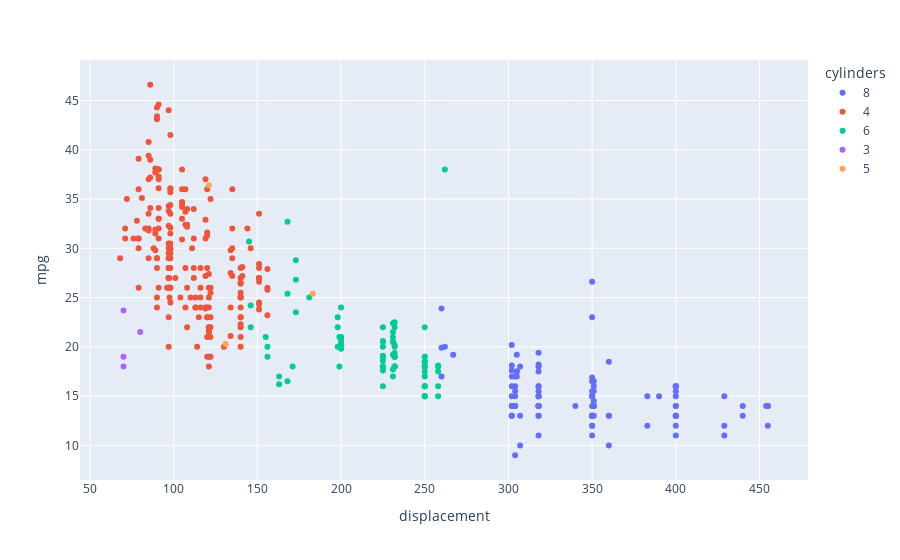
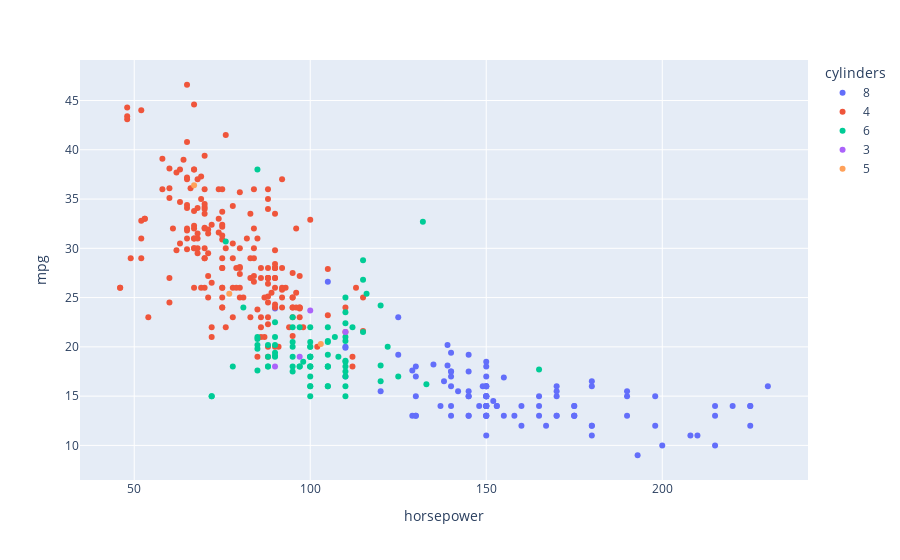
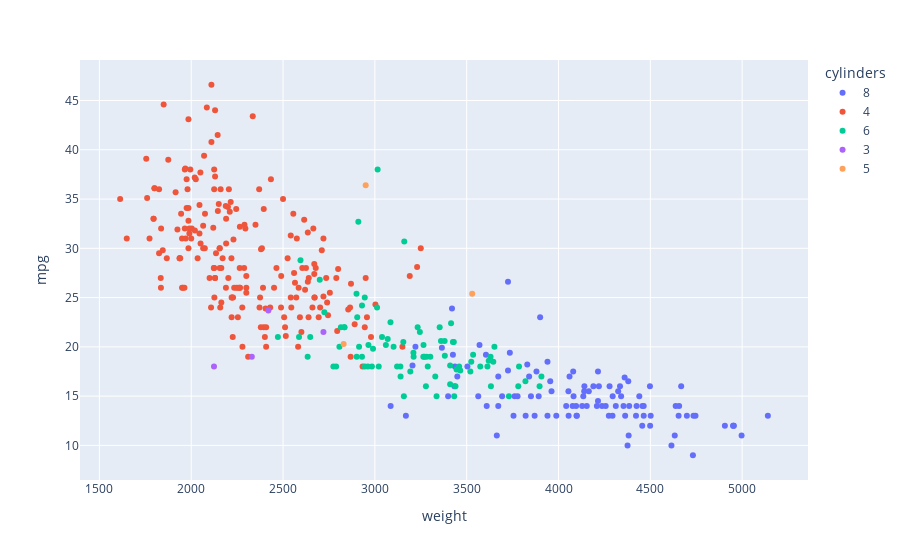
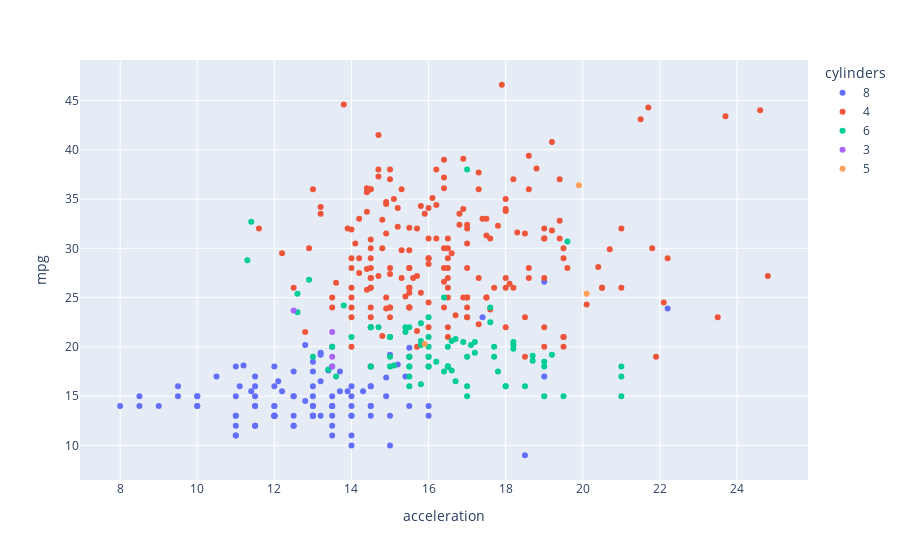

Notebook code cell kept with these figures, in order:
### Code cell
PREDICTORS = ['displacement', 'horsepower', 'weight','acceleration']

for predictor in PREDICTORS:
    fig = px.scatter(df, x=predictor, y='mpg', color='cylinders')
    fig.show()

### Figure 1 — Plotly figure (JSON) as saved in the notebook; plotly's stock layout.template omitted (floating-point values rounded to 4 significant figures; data arrays with more than 128 entries replaced by an {"elided": "..."} marker saying what was removed)
{"data": [{"hovertemplate": "cylinders=8<br>displacement=%{x}<br>mpg=%{y}<extra></extra>", "legendgroup": "8", "marker": {"color": "#636efa", "symbol": "circle"}, "mode": "markers", "name": "8", "orientation": "v", "showlegend": true, "type": "scatter", "x": [307, 350, 318, 304, 302, 429, 454, 440, 455, 390, 383, 340, 400, 455, 360, 307, 318, 304, 350, 400, 351, 318, 383, 400, 400, 350, 400, 318, 351, 304, 429, 350, 350, 400, 304, 307, 302, 318, 350, 304, 350, 302, 318, 429, 400, 351, 318, 440, 455, 360, 400, 400, 360, 350, 350, 400, 318, 350, 302, 350, 318, 302, 304, 400, 350, 318, 351, 262, 302, 305, 318, 304, 351, 318, 350, 350, 302, 318, 305, 260, 318, 302, 400, 350, 400, 351, 260, 318, 302, 305, 302, 318, 305, 302, 351, 318, 350, 351, 267, 360, 350, 260, 350], "xaxis": "x", "y": [18, 15, 18, 16, 17, 15, 14, 14, 14, 15, 15, 14, 15, 14, 10, 10, 11, 9, 14, 14, 14, 14, 12, 13, 13, 13, 14, 15, 14, 17, 11, 13, 12, 13, 15, 13, 13, 14, 13, 14, 13, 14, 15, 12, 13, 13, 14, 13, 12, 13, 11, 12, 13, 12, 15, 16, 15, 11, 16, 13, 14, 14, 14, 16, 15, 16, 14, 20, 13, 17.5, 16, 15.5, 14.5, 13, 16.5, 13, 13, 13, 17.5, 17, 15.5, 15, 16, 15.5, 15.5, 16, 19.9, 19.4, 20.2, 19.2, 18.1, 17.5, 17, 17.6, 16.5, 18.2, 16.9, 15.5, 19.2, 18.5, 23, 23.9, 26.6], "yaxis": "y"}, {"hovertemplate": "cylinders=4<br>displacement=%{x}<br>mpg=%{y}<extra></extra>", "legendgroup": "4", "marker": {"color": "#EF553B", "symbol": "circle"}, "mode": "markers", "name": "4", "orientation": "v", "showlegend": true, "type": "scatter", "x": {"elided": "199 float values"}, "xaxis": "x", "y": {"elided": "199 float values"}, "yaxis": "y"}, {"hovertemplate": "cylinders=6<br>displacement=%{x}<br>mpg=%{y}<extra></extra>", "legendgroup": "6", "marker": {"color": "#00cc96", "symbol": "circle"}, "mode": "markers", "name": "6", "orientation": "v", "showlegend": true, "type": "scatter", "x": [198, 199, 200, 199, 232, 225, 250, 250, 232, 258, 250, 250, 225, 250, 232, 250, 198, 232, 155, 156, 198, 232, 250, 250, 258, 225, 225, 250, 250, 250, 231, 250, 258, 225, 231, 232, 171, 232, 225, 250, 200, 232, 225, 250, 250, 258, 156, 168, 250, 231, 225, 250, 146, 231, 200, 200, 225, 232, 231, 200, 225, 258, 231, 163, 163, 231, 200, 232, 225, 173, 173, 225, 168, 173, 145, 168, 146, 231, 200, 225, 181, 262, 232], "xaxis": "x", "y": [22, 18, 21, 21, 19, 16, 17, 19, 18, 18, 19, 18, 18, 16, 18, 18, 23, 18, 21, 20, 20, 19, 15, 16, 16, 18, 19, 18, 15, 15, 17, 16, 15, 18, 21, 20, 18, 19, 22, 22, 24, 22.5, 20, 18, 18.5, 17.5, 19, 16.5, 17.5, 20.5, 19, 18.5, 22, 19.2, 20.5, 20.2, 20.5, 19.4, 20.6, 20.8, 18.6, 18.1, 17.7, 17, 16.2, 21.5, 19.8, 20.2, 20.6, 28.8, 26.8, 19.1, 32.7, 23.5, 30.7, 25.4, 24.2, 22.4, 20.2, 17.6, 25, 38, 22], "yaxis": "y"}, {"hovertemplate": "cylinders=3<br>displacement=%{x}<br>mpg=%{y}<extra></extra>", "legendgroup": "3", "marker": {"color": "#ab63fa", "symbol": "circle"}, "mode": "markers", "name": "3", "orientation": "v", "showlegend": true, "type": "scatter", "x": [70, 70, 80, 70], "xaxis": "x", "y": [19, 18, 21.5, 23.7], "yaxis": "y"}, {"hovertemplate": "cylinders=5<br>displacement=%{x}<br>mpg=%{y}<extra></extra>", "legendgroup": "5", "marker": {"color": "#FFA15A", "symbol": "circle"}, "mode": "markers", "name": "5", "orientation": "v", "showlegend": true, "type": "scatter", "x": [131, 183, 121], "xaxis": "x", "y": [20.3, 25.4, 36.4], "yaxis": "y"}], "layout": {"legend": {"title": {"text": "cylinders"}, "tracegroupgap": 0}, "margin": {"t": 60}, "xaxis": {"anchor": "y", "domain": [0, 1], "title": {"text": "displacement"}}, "yaxis": {"anchor": "x", "domain": [0, 1], "title": {"text": "mpg"}}}}

### Figure 2 — Plotly figure (JSON) as saved in the notebook; plotly's stock layout.template omitted (floating-point values rounded to 4 significant figures; data arrays with more than 128 entries replaced by an {"elided": "..."} marker saying what was removed)
{"data": [{"hovertemplate": "cylinders=8<br>horsepower=%{x}<br>mpg=%{y}<extra></extra>", "legendgroup": "8", "marker": {"color": "#636efa", "symbol": "circle"}, "mode": "markers", "name": "8", "orientation": "v", "showlegend": true, "type": "scatter", "x": [130, 165, 150, 150, 140, 198, 220, 215, 225, 190, 170, 160, 150, 225, 215, 200, 210, 193, 165, 175, 153, 150, 180, 170, 175, 165, 175, 150, 153, 150, 208, 155, 160, 190, 150, 130, 140, 150, 175, 150, 145, 137, 150, 198, 150, 158, 150, 215, 225, 175, 150, 167, 170, 180, 145, 230, 150, 180, 140, 150, 150, 140, 150, 170, 145, 150, 148, 110, 129, 140, 150, 120, 152, 150, 180, 145, 130, 150, 145, 110, 145, 130, 180, 170, 190, 149, 110, 140, 139, 145, 139, 140, 130, 129, 138, 135, 155, 142, 125, 150, 125, 90, 105], "xaxis": "x", "y": [18, 15, 18, 16, 17, 15, 14, 14, 14, 15, 15, 14, 15, 14, 10, 10, 11, 9, 14, 14, 14, 14, 12, 13, 13, 13, 14, 15, 14, 17, 11, 13, 12, 13, 15, 13, 13, 14, 13, 14, 13, 14, 15, 12, 13, 13, 14, 13, 12, 13, 11, 12, 13, 12, 15, 16, 15, 11, 16, 13, 14, 14, 14, 16, 15, 16, 14, 20, 13, 17.5, 16, 15.5, 14.5, 13, 16.5, 13, 13, 13, 17.5, 17, 15.5, 15, 16, 15.5, 15.5, 16, 19.9, 19.4, 20.2, 19.2, 18.1, 17.5, 17, 17.6, 16.5, 18.2, 16.9, 15.5, 19.2, 18.5, 23, 23.9, 26.6], "yaxis": "y"}, {"hovertemplate": "cylinders=4<br>horsepower=%{x}<br>mpg=%{y}<extra></extra>", "legendgroup": "4", "marker": {"color": "#EF553B", "symbol": "circle"}, "mode": "markers", "name": "4", "orientation": "v", "showlegend": true, "type": "scatter", "x": {"elided": "199 int values"}, "xaxis": "x", "y": {"elided": "199 float values"}, "yaxis": "y"}, {"hovertemplate": "cylinders=6<br>horsepower=%{x}<br>mpg=%{y}<extra></extra>", "legendgroup": "6", "marker": {"color": "#00cc96", "symbol": "circle"}, "mode": "markers", "name": "6", "orientation": "v", "showlegend": true, "type": "scatter", "x": [95, 97, 85, 90, 100, 105, 100, 88, 100, 110, 100, 88, 105, 100, 100, 88, 95, 100, 107, 122, 95, 100, 100, 100, 110, 105, 95, 105, 72, 72, 110, 105, 110, 95, 110, 100, 97, 90, 100, 105, 81, 90, 100, 78, 110, 95, 108, 120, 110, 105, 100, 98, 97, 105, 95, 85, 100, 90, 105, 85, 110, 120, 165, 125, 133, 115, 85, 90, 110, 115, 115, 90, 132, 110, 76, 116, 120, 110, 88, 85, 110, 85, 112], "xaxis": "x", "y": [22, 18, 21, 21, 19, 16, 17, 19, 18, 18, 19, 18, 18, 16, 18, 18, 23, 18, 21, 20, 20, 19, 15, 16, 16, 18, 19, 18, 15, 15, 17, 16, 15, 18, 21, 20, 18, 19, 22, 22, 24, 22.5, 20, 18, 18.5, 17.5, 19, 16.5, 17.5, 20.5, 19, 18.5, 22, 19.2, 20.5, 20.2, 20.5, 19.4, 20.6, 20.8, 18.6, 18.1, 17.7, 17, 16.2, 21.5, 19.8, 20.2, 20.6, 28.8, 26.8, 19.1, 32.7, 23.5, 30.7, 25.4, 24.2, 22.4, 20.2, 17.6, 25, 38, 22], "yaxis": "y"}, {"hovertemplate": "cylinders=3<br>horsepower=%{x}<br>mpg=%{y}<extra></extra>", "legendgroup": "3", "marker": {"color": "#ab63fa", "symbol": "circle"}, "mode": "markers", "name": "3", "orientation": "v", "showlegend": true, "type": "scatter", "x": [97, 90, 110, 100], "xaxis": "x", "y": [19, 18, 21.5, 23.7], "yaxis": "y"}, {"hovertemplate": "cylinders=5<br>horsepower=%{x}<br>mpg=%{y}<extra></extra>", "legendgroup": "5", "marker": {"color": "#FFA15A", "symbol": "circle"}, "mode": "markers", "name": "5", "orientation": "v", "showlegend": true, "type": "scatter", "x": [103, 77, 67], "xaxis": "x", "y": [20.3, 25.4, 36.4], "yaxis": "y"}], "layout": {"legend": {"title": {"text": "cylinders"}, "tracegroupgap": 0}, "margin": {"t": 60}, "xaxis": {"anchor": "y", "domain": [0, 1], "title": {"text": "horsepower"}}, "yaxis": {"anchor": "x", "domain": [0, 1], "title": {"text": "mpg"}}}}

### Figure 3 — Plotly figure (JSON) as saved in the notebook; plotly's stock layout.template omitted (floating-point values rounded to 4 significant figures; data arrays with more than 128 entries replaced by an {"elided": "..."} marker saying what was removed)
{"data": [{"hovertemplate": "cylinders=8<br>weight=%{x}<br>mpg=%{y}<extra></extra>", "legendgroup": "8", "marker": {"color": "#636efa", "symbol": "circle"}, "mode": "markers", "name": "8", "orientation": "v", "showlegend": true, "type": "scatter", "x": [3504, 3693, 3436, 3433, 3449, 4341, 4354, 4312, 4425, 3850, 3563, 3609, 3761, 3086, 4615, 4376, 4382, 4732, 4209, 4464, 4154, 4096, 4955, 4746, 5140, 4274, 4385, 4135, 4129, 3672, 4633, 4502, 4456, 4422, 3892, 4098, 4294, 4077, 4100, 3672, 3988, 4042, 3777, 4952, 4464, 4363, 4237, 4735, 4951, 3821, 4997, 4906, 4654, 4499, 4082, 4278, 3399, 3664, 4141, 4699, 4457, 4638, 4257, 4668, 4440, 4498, 4657, 3221, 3169, 4215, 4190, 3962, 4215, 3940, 4380, 4055, 3870, 3755, 3880, 4060, 4140, 4295, 4220, 4165, 4325, 4335, 3365, 3735, 3570, 3425, 3205, 4080, 3840, 3725, 3955, 3830, 4360, 4054, 3605, 3940, 3900, 3420, 3725], "xaxis": "x", "y": [18, 15, 18, 16, 17, 15, 14, 14, 14, 15, 15, 14, 15, 14, 10, 10, 11, 9, 14, 14, 14, 14, 12, 13, 13, 13, 14, 15, 14, 17, 11, 13, 12, 13, 15, 13, 13, 14, 13, 14, 13, 14, 15, 12, 13, 13, 14, 13, 12, 13, 11, 12, 13, 12, 15, 16, 15, 11, 16, 13, 14, 14, 14, 16, 15, 16, 14, 20, 13, 17.5, 16, 15.5, 14.5, 13, 16.5, 13, 13, 13, 17.5, 17, 15.5, 15, 16, 15.5, 15.5, 16, 19.9, 19.4, 20.2, 19.2, 18.1, 17.5, 17, 17.6, 16.5, 18.2, 16.9, 15.5, 19.2, 18.5, 23, 23.9, 26.6], "yaxis": "y"}, {"hovertemplate": "cylinders=4<br>weight=%{x}<br>mpg=%{y}<extra></extra>", "legendgroup": "4", "marker": {"color": "#EF553B", "symbol": "circle"}, "mode": "markers", "name": "4", "orientation": "v", "showlegend": true, "type": "scatter", "x": {"elided": "199 int values"}, "xaxis": "x", "y": {"elided": "199 float values"}, "yaxis": "y"}, {"hovertemplate": "cylinders=6<br>weight=%{x}<br>mpg=%{y}<extra></extra>", "legendgroup": "6", "marker": {"color": "#00cc96", "symbol": "circle"}, "mode": "markers", "name": "6", "orientation": "v", "showlegend": true, "type": "scatter", "x": [2833, 2774, 2587, 2648, 2634, 3439, 3329, 3302, 3288, 2962, 3282, 3139, 3121, 3278, 2945, 3021, 2904, 2789, 2472, 2807, 3102, 2901, 3336, 3781, 3632, 3613, 3264, 3459, 3432, 3158, 3907, 3897, 3730, 3785, 3039, 2914, 2984, 3211, 3233, 3353, 3012, 3085, 3651, 3574, 3645, 3193, 2930, 3820, 3520, 3425, 3630, 3525, 2815, 3535, 3155, 2965, 3430, 3210, 3380, 3070, 3620, 3410, 3445, 3140, 3410, 3245, 2990, 3265, 3360, 2595, 2700, 3381, 2910, 2725, 3160, 2900, 2930, 3415, 3060, 3465, 2945, 3015, 2835], "xaxis": "x", "y": [22, 18, 21, 21, 19, 16, 17, 19, 18, 18, 19, 18, 18, 16, 18, 18, 23, 18, 21, 20, 20, 19, 15, 16, 16, 18, 19, 18, 15, 15, 17, 16, 15, 18, 21, 20, 18, 19, 22, 22, 24, 22.5, 20, 18, 18.5, 17.5, 19, 16.5, 17.5, 20.5, 19, 18.5, 22, 19.2, 20.5, 20.2, 20.5, 19.4, 20.6, 20.8, 18.6, 18.1, 17.7, 17, 16.2, 21.5, 19.8, 20.2, 20.6, 28.8, 26.8, 19.1, 32.7, 23.5, 30.7, 25.4, 24.2, 22.4, 20.2, 17.6, 25, 38, 22], "yaxis": "y"}, {"hovertemplate": "cylinders=3<br>weight=%{x}<br>mpg=%{y}<extra></extra>", "legendgroup": "3", "marker": {"color": "#ab63fa", "symbol": "circle"}, "mode": "markers", "name": "3", "orientation": "v", "showlegend": true, "type": "scatter", "x": [2330, 2124, 2720, 2420], "xaxis": "x", "y": [19, 18, 21.5, 23.7], "yaxis": "y"}, {"hovertemplate": "cylinders=5<br>weight=%{x}<br>mpg=%{y}<extra></extra>", "legendgroup": "5", "marker": {"color": "#FFA15A", "symbol": "circle"}, "mode": "markers", "name": "5", "orientation": "v", "showlegend": true, "type": "scatter", "x": [2830, 3530, 2950], "xaxis": "x", "y": [20.3, 25.4, 36.4], "yaxis": "y"}], "layout": {"legend": {"title": {"text": "cylinders"}, "tracegroupgap": 0}, "margin": {"t": 60}, "xaxis": {"anchor": "y", "domain": [0, 1], "title": {"text": "weight"}}, "yaxis": {"anchor": "x", "domain": [0, 1], "title": {"text": "mpg"}}}}

### Figure 4 — Plotly figure (JSON) as saved in the notebook; plotly's stock layout.template omitted (floating-point values rounded to 4 significant figures; data arrays with more than 128 entries replaced by an {"elided": "..."} marker saying what was removed)
{"data": [{"hovertemplate": "cylinders=8<br>acceleration=%{x}<br>mpg=%{y}<extra></extra>", "legendgroup": "8", "marker": {"color": "#636efa", "symbol": "circle"}, "mode": "markers", "name": "8", "orientation": "v", "showlegend": true, "type": "scatter", "x": [12, 11.5, 11, 12, 10.5, 10, 9, 8.5, 10, 8.5, 10, 8, 9.5, 10, 14, 15, 13.5, 18.5, 12, 11.5, 13.5, 13, 11.5, 12, 12, 12, 12, 13.5, 13, 11.5, 11, 13.5, 13.5, 12.5, 12.5, 14, 16, 14, 13, 11.5, 13, 14.5, 12.5, 11.5, 12, 13, 14.5, 11, 11, 11, 14, 12.5, 13, 12.5, 13, 9.5, 11, 11, 14, 14.5, 13.5, 16, 15.5, 11.5, 14, 14.5, 13.5, 13.5, 12, 13, 13, 13.9, 12.8, 13.2, 12.1, 12, 15, 14, 12.5, 19, 13.7, 14.9, 11.1, 11.4, 12.2, 14.5, 15.5, 13.2, 12.8, 13.2, 11.2, 13.7, 15.4, 13.4, 13.2, 15.2, 14.9, 14.3, 15, 13, 17.4, 22.2, 19], "xaxis": "x", "y": [18, 15, 18, 16, 17, 15, 14, 14, 14, 15, 15, 14, 15, 14, 10, 10, 11, 9, 14, 14, 14, 14, 12, 13, 13, 13, 14, 15, 14, 17, 11, 13, 12, 13, 15, 13, 13, 14, 13, 14, 13, 14, 15, 12, 13, 13, 14, 13, 12, 13, 11, 12, 13, 12, 15, 16, 15, 11, 16, 13, 14, 14, 14, 16, 15, 16, 14, 20, 13, 17.5, 16, 15.5, 14.5, 13, 16.5, 13, 13, 13, 17.5, 17, 15.5, 15, 16, 15.5, 15.5, 16, 19.9, 19.4, 20.2, 19.2, 18.1, 17.5, 17, 17.6, 16.5, 18.2, 16.9, 15.5, 19.2, 18.5, 23, 23.9, 26.6], "yaxis": "y"}, {"hovertemplate": "cylinders=4<br>acceleration=%{x}<br>mpg=%{y}<extra></extra>", "legendgroup": "4", "marker": {"color": "#EF553B", "symbol": "circle"}, "mode": "markers", "name": "4", "orientation": "v", "showlegend": true, "type": "scatter", "x": {"elided": "199 float values"}, "xaxis": "x", "y": {"elided": "199 float values"}, "yaxis": "y"}, {"hovertemplate": "cylinders=6<br>acceleration=%{x}<br>mpg=%{y}<extra></extra>", "legendgroup": "6", "marker": {"color": "#00cc96", "symbol": "circle"}, "mode": "markers", "name": "6", "orientation": "v", "showlegend": true, "type": "scatter", "x": [15.5, 15.5, 16, 15, 13, 15.5, 15.5, 15.5, 15.5, 13.5, 15, 14.5, 16.5, 18, 16, 16.5, 16, 15, 14, 13.5, 16.5, 16, 17, 17, 18, 16.5, 16, 16, 21, 19.5, 21, 18.5, 19, 19, 15, 16, 14.5, 17, 15.4, 14.5, 17.6, 17.6, 17.7, 21, 16.2, 17.8, 15.5, 16.7, 16.4, 16.9, 17.7, 19, 14.5, 19.2, 18.2, 15.8, 17.2, 17.2, 15.8, 16.7, 18.7, 15.1, 13.4, 13.6, 15.8, 15.4, 18.2, 18.2, 16.6, 11.3, 12.9, 18.7, 11.4, 12.6, 19.6, 12.6, 13.8, 15.8, 17.1, 16.6, 16.4, 17, 14.7], "xaxis": "x", "y": [22, 18, 21, 21, 19, 16, 17, 19, 18, 18, 19, 18, 18, 16, 18, 18, 23, 18, 21, 20, 20, 19, 15, 16, 16, 18, 19, 18, 15, 15, 17, 16, 15, 18, 21, 20, 18, 19, 22, 22, 24, 22.5, 20, 18, 18.5, 17.5, 19, 16.5, 17.5, 20.5, 19, 18.5, 22, 19.2, 20.5, 20.2, 20.5, 19.4, 20.6, 20.8, 18.6, 18.1, 17.7, 17, 16.2, 21.5, 19.8, 20.2, 20.6, 28.8, 26.8, 19.1, 32.7, 23.5, 30.7, 25.4, 24.2, 22.4, 20.2, 17.6, 25, 38, 22], "yaxis": "y"}, {"hovertemplate": "cylinders=3<br>acceleration=%{x}<br>mpg=%{y}<extra></extra>", "legendgroup": "3", "marker": {"color": "#ab63fa", "symbol": "circle"}, "mode": "markers", "name": "3", "orientation": "v", "showlegend": true, "type": "scatter", "x": [13.5, 13.5, 13.5, 12.5], "xaxis": "x", "y": [19, 18, 21.5, 23.7], "yaxis": "y"}, {"hovertemplate": "cylinders=5<br>acceleration=%{x}<br>mpg=%{y}<extra></extra>", "legendgroup": "5", "marker": {"color": "#FFA15A", "symbol": "circle"}, "mode": "markers", "name": "5", "orientation": "v", "showlegend": true, "type": "scatter", "x": [15.9, 20.1, 19.9], "xaxis": "x", "y": [20.3, 25.4, 36.4], "yaxis": "y"}], "layout": {"legend": {"title": {"text": "cylinders"}, "tracegroupgap": 0}, "margin": {"t": 60}, "xaxis": {"anchor": "y", "domain": [0, 1], "title": {"text": "acceleration"}}, "yaxis": {"anchor": "x", "domain": [0, 1], "title": {"text": "mpg"}}}}
